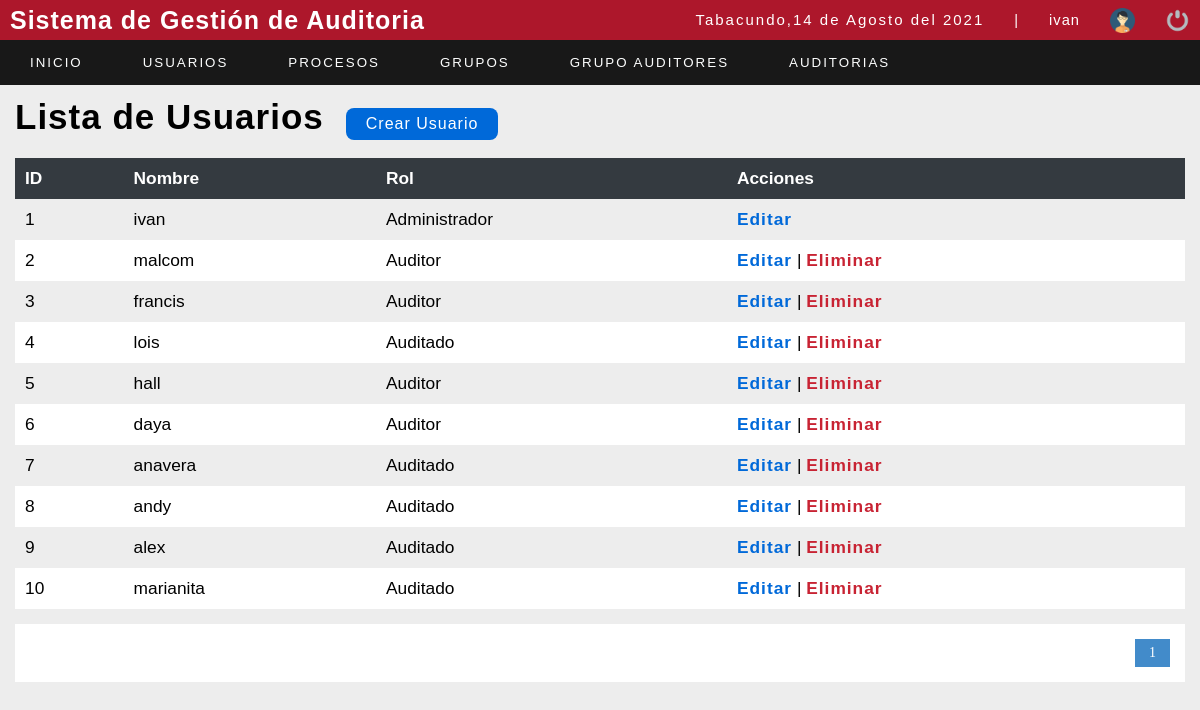
The page /sistema/lista_usuario.php (signed in) on the database as committed earlier.
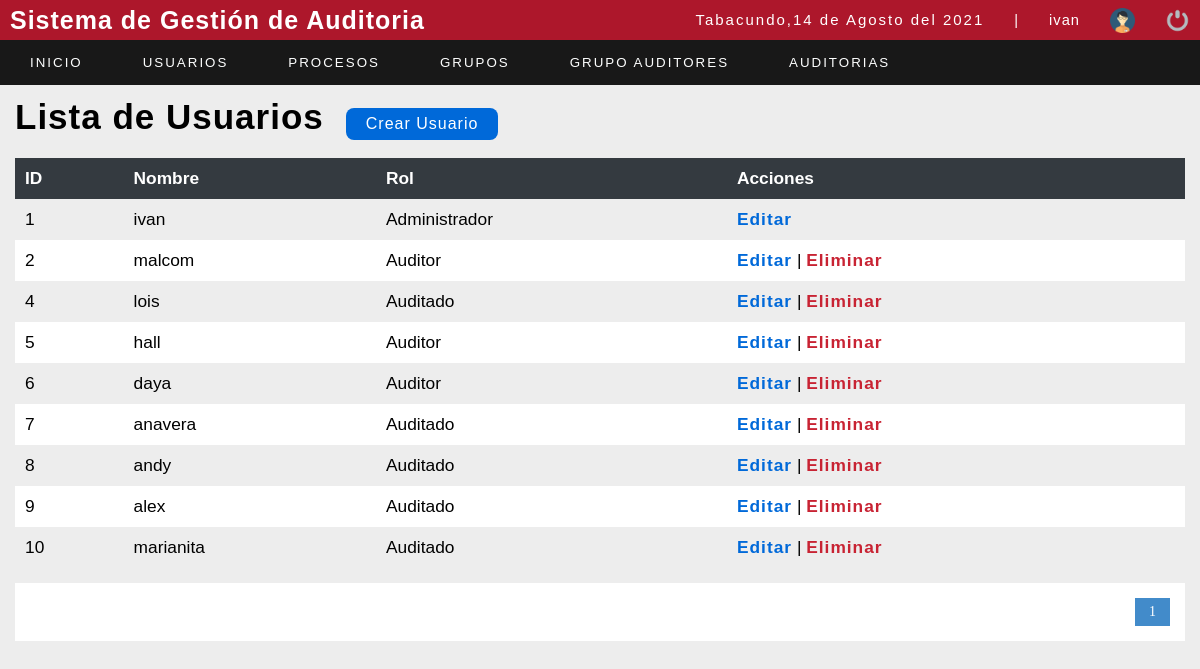
The same page on the database as committed later.
### tables this page shows
CREATE TABLE `usuario` (
  `id_user` int(11) NOT NULL,
  `user` varchar(20) NOT NULL,
  `password` varchar(100) NOT NULL,
  `correo` varchar(50) NOT NULL,
  `rol` int(11) NOT NULL,
  `estatus` int(11) NOT NULL
);

CREATE TABLE `rol` (
  `idrol` int(11) NOT NULL,
  `rol` varchar(20) NOT NULL
);

### sistema/lista_usuario.php (the view, shortened to what this page needs)
<?php
include "../conexion.php";
?>
<!DOCTYPE html>
<html lang="en">
<head>
	<?php include "includes/scripts.php"; ?>
</head>
<body>
	<?php include "includes/header.php"; ?>
	<section id="container">
		<h1>Lista de Usuarios</h1>
		<a href="registro_usuario.php" class="btn_new">Crear Usuario</a>
		<table>
			<tr>
				<th>ID</th>
				<th>Nombre</th>
				<th>Rol</th>
				<th>Acciones</th>
			</tr>
			<?php
			$sql_registe = mysqli_query($conection, "SELECT COUNT(*) as total_registro FROM usuario WHERE estatus = 1 ");
			$result_register = mysqli_fetch_array($sql_registe);
			$total_registro = $result_register['total_registro'];
			$por_pagina = 10;
			if (empty($_GET['pagina'])) {
				$pagina = 1;
			} else {
				$pagina = $_GET['pagina'];
			}
			$desde = ($pagina - 1) * $por_pagina;
			$total_paginas = ceil($total_registro / $por_pagina);
			$query = mysqli_query($conection, "SELECT u.id_user,u.user,r.rol FROM usuario u INNER JOIN rol r ON u.rol = r.idrol WHERE estatus = 1 ORDER BY u.id_user ASC LIMIT $desde,$por_pagina");
			$result = mysqli_num_rows($query);
			if ($result > 0) {
				while ($data = mysqli_fetch_array($query)) {
			?>
					<tr>
						<td><?php echo $data["id_user"]; ?></td>
						<td><?php echo $data["user"];  ?></td>
						<td><?php echo $data["rol"]; ?></td>
						<td>
							<a class="link_edit" href="editar_usuario.php?id=<?php echo $data["id_user"]; ?>">Editar</a>
							<?php if ($data["id_user"] != 1) { ?>
								|
								<a class="link_delete" href="eliminar_usuario.php?id=<?php echo $data["id_user"]; ?>">Eliminar</a>
							<?php } ?>
						</td>
					</tr>
			<?php
				}
			}
			?>
		</table>
		<div class="paginador">
			<ul>
				<?php
				for ($i = 1; $i <= $total_paginas; $i++) {
					if ($i == $pagina) {
						echo '<li class="pageSelected">' . $i . '</li>';
					} else {
						echo '<li><a href="?pagina=' . $i . '">' . $i . '</a></li>';
					}
				}
				?>
			</ul>
		</div>
	</section>
</body>
</html>

Rows that differ between the two databases and show on the page:
no longer on this page (row edited): usuario: id_user "3", user "francis", rol.rol "Auditor"
